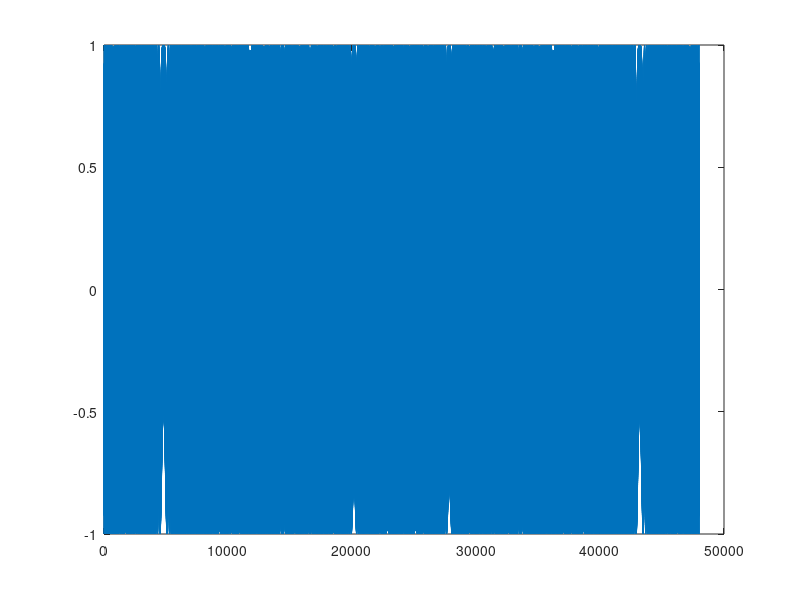
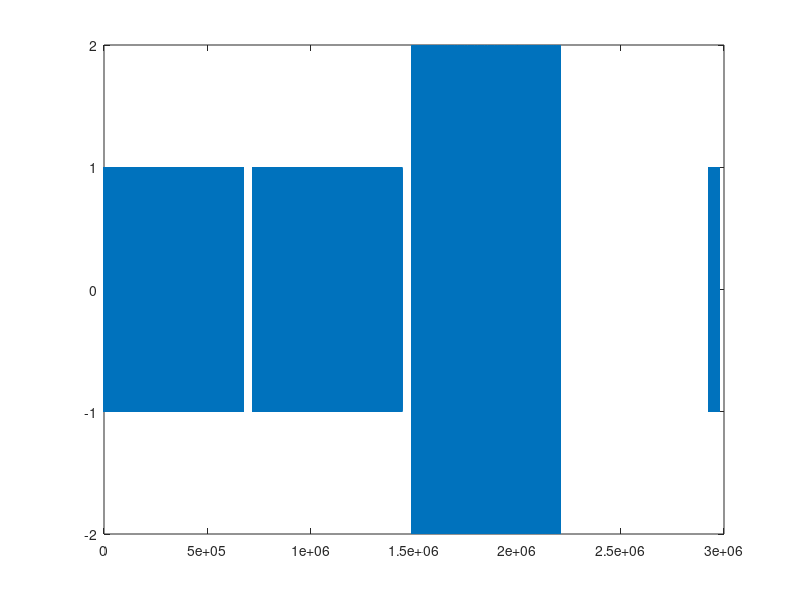

Write the MATLAB code that produced these figures, in order.
clear
sf = 48000;
F = 15000;
B = 5000;
T = 0.1*B/1000;
offsetP = 0.005;

%% generate zig
N = T * sf;
t = 1/sf:1/sf:T;
K = B/T;

chirp = cos(2*pi.*(F.*t+K/2.*t.^2));
zig = [chirp flip(chirp)];
figure(1)
plot(zig)

%% generate 60 sec
empty = zeros(1,length(zig));
audio1 = [];
audio2 = [];
offset = 25/B*length(zig);
zigS = circshift(zig,offset);
for i = 1:60
    if mod(i,60) <15
        audio1 = [audio1 zig];
        audio2 = [audio2 empty];
        if mod(i,60)==14
           audio1 = [audio1 empty];
           audio2 = [audio2 empty]; 
        end
    elseif mod(i,60)<30
        audio1 = [audio1 empty];
        audio2 = [audio2 zig];
        if mod(i,45)==29
           audio1 = [audio1 empty];
           audio2 = [audio2 empty]; 
        end
    elseif mod(i,60)<45
        audio1 = [audio1 zig];
        audio2 = [audio2 zigS];
    else
        audio1 = [audio1 empty];
        audio2 = [audio2 empty];
    end
end
audio = audio1+audio2;
figure(10)
plot(audio)
%%
% audioData =[audio1',audio2'];
% fileName = ['WithOff' num2str(F/1000) '-' num2str((F+B)/1000) 'k.wav'];
% 
% audiowrite(fileName,audioData,sf);


